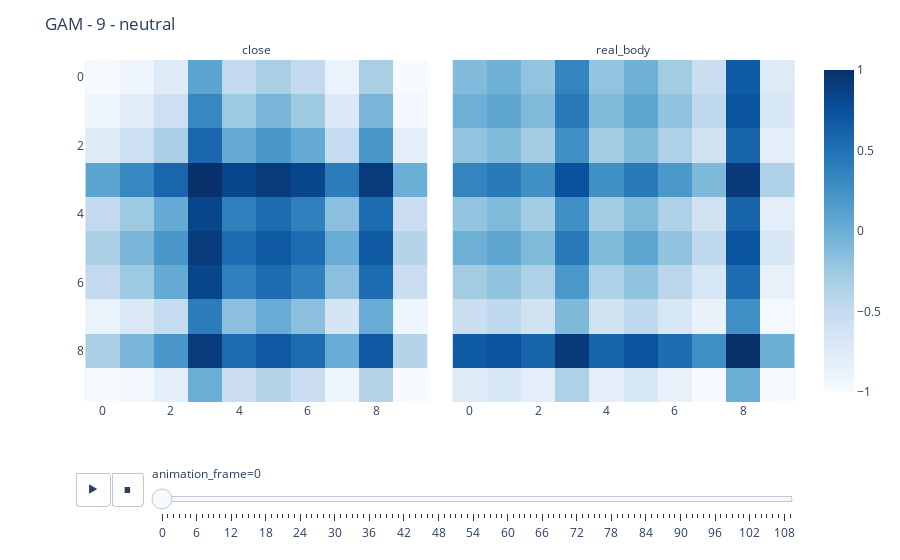

The code cell stored with this chart in its notebook:
### Code cell
# visualise a 1D (closing price and real-body) timeseries 
#  as 2D images (Gramian angular matrix)

# animate all the predicted gams
fig = px.imshow(
    gam_pred,
    animation_frame = 0,  
    facet_col = 3,
    facet_col_wrap = 2,
    color_continuous_scale='blues'
) 

# include the frame number and predicted category in the title
fig.update_layout(
    title=f'GAM - {window_size-1} - {df["prediction"][window_size-1]}',
    autosize=True,
)
for k in range(len(fig.frames)):
    fig.frames[k]['layout'].update(title_text=f'GAF - {k} - {df["prediction"][k+window_size-1]}')

# change the facet labels to reflect the feature being displayed
for a in range(len(fig.layout.annotations)):
    fig.layout.annotations[a].text = feature_list[a]

fig.show()

### Figure 1 — Plotly figure (JSON) as saved in the notebook; plotly's stock layout.template omitted (floating-point values rounded to 4 significant figures)
{"data": [{"coloraxis": "coloraxis", "hovertemplate": "x: %{x}<br>y: %{y}<br>color: %{z}<extra></extra>", "name": "0", "type": "heatmap", "xaxis": "x", "yaxis": "y", "z": [[-0.9862, -0.9119, -0.7611, 0.08321, -0.4817, -0.3221, -0.4817, -0.8714, -0.3221, -0.9965], [-0.9119, -0.7781, -0.5719, 0.3331, -0.2439, -0.07161, -0.2439, -0.7186, -0.07161, -0.9429], [-0.7611, -0.5719, -0.3202, 0.583, 0.03646, 0.2096, 0.03646, -0.496, 0.2096, -0.8125], [0.08321, 0.3331, 0.583, 1, 0.8332, 0.9166, 0.8332, 0.4164, 0.9166, 0], [-0.4817, -0.2439, 0.03646, 0.8332, 0.3884, 0.5427, 0.3884, -0.1559, 0.5427, -0.553], [-0.3221, -0.07161, 0.2096, 0.9166, 0.5427, 0.6804, 0.5427, 0.01821, 0.6804, -0.3997], [-0.4817, -0.2439, 0.03646, 0.8332, 0.3884, 0.5427, 0.3884, -0.1559, 0.5427, -0.553], [-0.8714, -0.7186, -0.496, 0.4164, -0.1559, 0.01821, -0.1559, -0.6533, 0.01821, -0.9092], [-0.3221, -0.07161, 0.2096, 0.9166, 0.5427, 0.6804, 0.5427, 0.01821, 0.6804, -0.3997], [-0.9965, -0.9429, -0.8125, 0, -0.553, -0.3997, -0.553, -0.9092, -0.3997, -1]]}, {"coloraxis": "coloraxis", "hovertemplate": "x: %{x}<br>y: %{y}<br>color: %{z}<extra></extra>", "name": "1", "type": "heatmap", "xaxis": "x2", "yaxis": "y2", "z": [[-0.112, -0.01872, -0.197, 0.3543, -0.197, -0.01834, -0.2757, -0.5413, 0.6663, -0.7456], [-0.01872, 0.07469, -0.1046, 0.4401, -0.1046, 0.07507, -0.1848, -0.4604, 0.733, -0.6802], [-0.197, -0.1046, -0.2805, 0.2726, -0.2805, -0.1042, -0.3573, -0.6115, 0.5998, -0.8002], [0.3543, 0.4401, 0.2726, 0.7424, 0.2726, 0.4404, 0.1938, -0.09737, 0.9334, -0.3589], [-0.197, -0.1046, -0.2805, 0.2726, -0.2805, -0.1042, -0.3573, -0.6115, 0.5998, -0.8002], [-0.01834, 0.07507, -0.1042, 0.4404, -0.1042, 0.07544, -0.1844, -0.4601, 0.7333, -0.6799], [-0.2757, -0.1848, -0.3573, 0.1938, -0.3573, -0.1844, -0.4318, -0.6736, 0.533, -0.8461], [-0.5413, -0.4604, -0.6115, -0.09737, -0.6115, -0.4601, -0.6736, -0.8581, 0.2663, -0.9639], [0.6663, 0.733, 0.5998, 0.9334, 0.5998, 0.7333, 0.533, 0.2663, 1, 0], [-0.7456, -0.6802, -0.8002, -0.3589, -0.8002, -0.6799, -0.8461, -0.9639, 0, -1]]}], "layout": {"annotations": [{"font": {}, "showarrow": false, "text": "close", "x": 0.245, "xanchor": "center", "xref": "paper", "y": 1, "yanchor": "bottom", "yref": "paper"}, {"font": {}, "showarrow": false, "text": "real_body", "x": 0.755, "xanchor": "center", "xref": "paper", "y": 1, "yanchor": "bottom", "yref": "paper"}], "autosize": true, "coloraxis": {"colorscale": [[0, "rgb(247,251,255)"], [0.125, "rgb(222,235,247)"], [0.25, "rgb(198,219,239)"], [0.375, "rgb(158,202,225)"], [0.5, "rgb(107,174,214)"], [0.625, "rgb(66,146,198)"], [0.75, "rgb(33,113,181)"], [0.875, "rgb(8,81,156)"], [1, "rgb(8,48,107)"]]}, "margin": {"t": 60}, "sliders": [{"active": 0, "currentvalue": {"prefix": "animation_frame="}, "len": 0.9, "pad": {"b": 10, "t": 60}, "steps": [{"args": [["0"], {"frame": {"duration": 0, "redraw": true}, "fromcurrent": true, "mode": "immediate", "transition": {"duration": 0, "easing": "linear"}}], "label": "0", "method": "animate"}, {"args": [["1"], {"frame": {"duration": 0, "redraw": true}, "fromcurrent": true, "mode": "immediate", "transition": {"duration": 0, "easing": "linear"}}], "label": "1", "method": "animate"}, {"args": [["2"], {"frame": {"duration": 0, "redraw": true}, "fromcurrent": true, "mode": "immediate", "transition": {"duration": 0, "easing": "linear"}}], "label": "2", "method": "animate"}, {"args": [["3"], {"frame": {"duration": 0, "redraw": true}, "fromcurrent": true, "mode": "immediate", "transition": {"duration": 0, "easing": "linear"}}], "label": "3", "method": "animate"}, {"args": [["4"], {"frame": {"duration": 0, "redraw": true}, "fromcurrent": true, "mode": "immediate", "transition": {"duration": 0, "easing": "linear"}}], "label": "4", "method": "animate"}, {"args": [["5"], {"frame": {"duration": 0, "redraw": true}, "fromcurrent": true, "mode": "immediate", "transition": {"duration": 0, "easing": "linear"}}], "label": "5", "method": "animate"}, {"args": [["6"], {"frame": {"duration": 0, "redraw": true}, "fromcurrent": true, "mode": "immediate", "transition": {"duration": 0, "easing": "linear"}}], "label": "6", "method": "animate"}, {"args": [["7"], {"frame": {"duration": 0, "redraw": true}, "fromcurrent": true, "mode": "immediate", "transition": {"duration": 0, "easing": "linear"}}], "label": "7", "method": "animate"}, {"args": [["8"], {"frame": {"duration": 0, "redraw": true}, "fromcurrent": true, "mode": "immediate", "transition": {"duration": 0, "easing": "linear"}}], "label": "8", "method": "animate"}, {"args": [["9"], {"frame": {"duration": 0, "redraw": true}, "fromcurrent": true, "mode": "immediate", "transition": {"duration": 0, "easing": "linear"}}], "label": "9", "method": "animate"}, {"args": [["10"], {"frame": {"duration": 0, "redraw": true}, "fromcurrent": true, "mode": "immediate", "transition": {"duration": 0, "easing": "linear"}}], "label": "10", "method": "animate"}, {"args": [["11"], {"frame": {"duration": 0, "redraw": true}, "fromcurrent": true, "mode": "immediate", "transition": {"duration": 0, "easing": "linear"}}], "label": "11", "method": "animate"}, {"args": [["12"], {"frame": {"duration": 0, "redraw": true}, "fromcurrent": true, "mode": "immediate", "transition": {"duration": 0, "easing": "linear"}}], "label": "12", "method": "animate"}, {"args": [["13"], {"frame": {"duration": 0, "redraw": true}, "fromcurrent": true, "mode": "immediate", "transition": {"duration": 0, "easing": "linear"}}], "label": "13", "method": "animate"}, {"args": [["14"], {"frame": {"duration": 0, "redraw": true}, "fromcurrent": true, "mode": "immediate", "transition": {"duration": 0, "easing": "linear"}}], "label": "14", "method": "animate"}, {"args": [["15"], {"frame": {"duration": 0, "redraw": true}, "fromcurrent": true, "mode": "immediate", "transition": {"duration": 0, "easing": "linear"}}], "label": "15", "method": "animate"}, {"args": [["16"], {"frame": {"duration": 0, "redraw": true}, "fromcurrent": true, "mode": "immediate", "transition": {"duration": 0, "easing": "linear"}}], "label": "16", "method": "animate"}, {"args": [["17"], {"frame": {"duration": 0, "redraw": true}, "fromcurrent": true, "mode": "immediate", "transition": {"duration": 0, "easing": "linear"}}], "label": "17", "method": "animate"}, {"args": [["18"], {"frame": {"duration": 0, "redraw": true}, "fromcurrent": true, "mode": "immediate", "transition": {"duration": 0, "easing": "linear"}}], "label": "18", "method": "animate"}, {"args": [["19"], {"frame": {"duration": 0, "redraw": true}, "fromcurrent": true, "mode": "immediate", "transition": {"duration": 0, "easing": "linear"}}], "label": "19", "method": "animate"}, {"args": [["20"], {"frame": {"duration": 0, "redraw": true}, "fromcurrent": true, "mode": "immediate", "transition": {"duration": 0, "easing": "linear"}}], "label": "20", "method": "animate"}, {"args": [["21"], {"frame": {"duration": 0, "redraw": true}, "fromcurrent": true, "mode": "immediate", "transition": {"duration": 0, "easing": "linear"}}], "label": "21", "method": "animate"}, {"args": [["22"], {"frame": {"duration": 0, "redraw": true}, "fromcurrent": true, "mode": "immediate", "transition": {"duration": 0, "easing": "linear"}}], "label": "22", "method": "animate"}, {"args": [["23"], {"frame": {"duration": 0, "redraw": true}, "fromcurrent": true, "mode": "immediate", "transition": {"duration": 0, "easing": "linear"}}], "label": "23", "method": "animate"}, {"args": [["24"], {"frame": {"duration": 0, "redraw": true}, "fromcurrent": true, "mode": "immediate", "transition": {"duration": 0, "easing": "linear"}}], "label": "24", "method": "animate"}, {"args": [["25"], {"frame": {"duration": 0, "redraw": true}, "fromcurrent": true, "mode": "immediate", "transition": {"duration": 0, "easing": "linear"}}], "label": "25", "method": "animate"}, {"args": [["26"], {"frame": {"duration": 0, "redraw": true}, "fromcurrent": true, "mode": "immediate", "transition": {"duration": 0, "easing": "linear"}}], "label": "26", "method": "animate"}, {"args": [["27"], {"frame": {"duration": 0, "redraw": true}, "fromcurrent": true, "mode": "immediate", "transition": {"duration": 0, "easing": "linear"}}], "label": "27", "method": "animate"}, {"args": [["28"], {"frame": {"duration": 0, "redraw": true}, "fromcurrent": true, "mode": "immediate", "transition": {"duration": 0, "easing": "linear"}}], "label": "28", "method": "animate"}, {"args": [["29"], {"frame": {"duration": 0, "redraw": true}, "fromcurrent": true, "mode": "immediate", "transition": {"duration": 0, "easing": "linear"}}], "label": "29", "method": "animate"}, {"args": [["30"], {"frame": {"duration": 0, "redraw": true}, "fromcurrent": true, "mode": "immediate", "transition": {"duration": 0, "easing": "linear"}}], "label": "30", "method": "animate"}, {"args": [["31"], {"frame": {"duration": 0, "redraw": true}, "fromcurrent": true, "mode": "immediate", "transition": {"duration": 0, "easing": "linear"}}], "label": "31", "method": "animate"}, {"args": [["32"], {"frame": {"duration": 0, "redraw": true}, "fromcurrent": true, "mode": "immediate", "transition": {"duration": 0, "easing": "linear"}}], "label": "32", "method": "animate"}, {"args": [["33"], {"frame": {"duration": 0, "redraw": true}, "fromcurrent": true, "mode": "immediate", "transition": {"duration": 0, "easing": "linear"}}], "label": "33", "method": "animate"}, {"args": [["34"], {"frame": {"duration": 0, "redraw": true}, "fromcurrent": true, "mode": "immediate", "transition": {"duration": 0, "easing": "linear"}}], "label": "34", "method": "animate"}, {"args": [["35"], {"frame": {"duration": 0, "redraw": true}, "fromcurrent": true, "mode": "immediate", "transition": {"duration": 0, "easing": "linear"}}], "label": "35", "method": "animate"}, {"args": [["36"], {"frame": {"duration": 0, "redraw": true}, "fromcurrent": true, "mode": "immediate", "transition": {"duration": 0, "easing": "linear"}}], "label": "36", "method": "animate"}, {"args": [["37"], {"frame": {"duration": 0, "redraw": true}, "fromcurrent": true, "mode": "immediate", "transition": {"duration": 0, "easing": "linear"}}], "label": "37", "method": "animate"}, {"args": [["38"], {"frame": {"duration": 0, "redraw": true}, "fromcurrent": true, "mode": "immediate", "transition": {"duration": 0, "easing": "linear"}}], "label": "38", "method": "animate"}, {"args": [["39"], {"frame": {"duration": 0, "redraw": true}, "fromcurrent": true, "mode": "immediate", "transition": {"duration": 0, "easing": "linear"}}], "label": "39", "method": "animate"}, {"args": [["40"], {"frame": {"duration": 0, "redraw": true}, "fromcurrent": true, "mode": "immediate", "transition": {"duration": 0, "easing": "linear"}}], "label": "40", "method": "animate"}, {"args": [["41"], {"frame": {"duration": 0, "redraw": true}, "fromcurrent": true, "mode": "immediate", "transition": {"duration": 0, "easing": "linear"}}], "label": "41", "method": "animate"}, {"args": [["42"], {"frame": {"duration": 0, "redraw": true}, "fromcurrent": true, "mode": "immediate", "transition": {"duration": 0, "easing": "linear"}}], "label": "42", "method": "animate"}, {"args": [["43"], {"frame": {"duration": 0, "redraw": true}, "fromcurrent": true, "mode": "immediate", "transition": {"duration": 0, "easing": "linear"}}], "label": "43", "method": "animate"}, {"args": [["44"], {"frame": {"duration": 0, "redraw": true}, "fromcurrent": true, "mode": "immediate", "transition": {"duration": 0, "easing": "linear"}}], "label": "44", "method": "animate"}, {"args": [["45"], {"frame": {"duration": 0, "redraw": true}, "fromcurrent": true, "mode": "immediate", "transition": {"duration": 0, "easing": "linear"}}], "label": "45", "method": "animate"}, {"args": [["46"], {"frame": {"duration": 0, "redraw": true}, "fromcurrent": true, "mode": "immediate", "transition": {"duration": 0, "easing": "linear"}}], "label": "46", "method": "animate"}, {"args": [["47"], {"frame": {"duration": 0, "redraw": true}, "fromcurrent": true, "mode": "immediate", "transition": {"duration": 0, "easing": "linear"}}], "label": "47", "method": "animate"}, {"args": [["48"], {"frame": {"duration": 0, "redraw": true}, "fromcurrent": true, "mode": "immediate", "transition": {"duration": 0, "easing": "linear"}}], "label": "48", "method": "animate"}, {"args": [["49"], {"frame": {"duration": 0, "redraw": true}, "fromcurrent": true, "mode": "immediate", "transition": {"duration": 0, "easing": "linear"}}], "label": "49", "method": "animate"}, {"args": [["50"], {"frame": {"duration": 0, "redraw": true}, "fromcurrent": true, "mode": "immediate", "transition": {"duration": 0, "easing": "linear"}}], "label": "50", "method": "animate"}, {"args": [["51"], {"frame": {"duration": 0, "redraw": true}, "fromcurrent": true, "mode": "immediate", "transition": {"duration": 0, "easing": "linear"}}], "label": "51", "method": "animate"}, {"args": [["52"], {"frame": {"duration": 0, "redraw": true}, "fromcurrent": true, "mode": "immediate", "transition": {"duration": 0, "easing": "linear"}}], "label": "52", "method": "animate"}, {"args": [["53"], {"frame": {"duration": 0, "redraw": true}, "fromcurrent": true, "mode": "immediate", "transition": {"duration": 0, "easing": "linear"}}], "label": "53", "method": "animate"}, {"args": [["54"], {"frame": {"duration": 0, "redraw": true}, "fromcurrent": true, "mode": "immediate", "transition": {"duration": 0, "easing": "linear"}}], "label": "54", "method": "animate"}, {"args": [["55"], {"frame": {"duration": 0, "redraw": true}, "fromcurrent": true, "mode": "immediate", "transition": {"duration": 0, "easing": "linear"}}], "label": "55", "method": "animate"}, {"args": [["56"], {"frame": {"duration": 0, "redraw": true}, "fromcurrent": true, "mode": "immediate", "transition": {"duration": 0, "easing": "linear"}}], "label": "56", "method": "animate"}, {"args": [["57"], {"frame": {"duration": 0, "redraw": true}, "fromcurrent": true, "mode": "immediate", "transition": {"duration": 0, "easing": "linear"}}], "label": "57", "method": "animate"}, {"args": [["58"], {"frame": {"duration": 0, "redraw": true}, "fromcurrent": true, "mode": "immediate", "transition": {"duration": 0, "easing": "linear"}}], "label": "58", "method": "animate"}, {"args": [["59"], {"frame": {"duration": 0, "redraw": true}, "fromcurrent": true, "mode": "immediate", "transition": {"duration": 0, "easing": "linear"}}], "label": "59", "method": "animate"}, {"args": [["60"], {"frame": {"duration": 0, "redraw": true}, "fromcurrent": true, "mode": "immediate", "transition": {"duration": 0, "easing": "linear"}}], "label": "60", "method": "animate"}, {"args": [["61"], {"frame": {"duration": 0, "redraw": true}, "fromcurrent": true, "mode": "immediate", "transition": {"duration": 0, "easing": "linear"}}], "label": "61", "method": "animate"}, {"args": [["62"], {"frame": {"duration": 0, "redraw": true}, "fromcurrent": true, "mode": "immediate", "transition": {"duration": 0, "easing": "linear"}}], "label": "62", "method": "animate"}, {"args": [["63"], {"frame": {"duration": 0, "redraw": true}, "fromcurrent": true, "mode": "immediate", "transition": {"duration": 0, "easing": "linear"}}], "label": "63", "method": "animate"}, {"args": [["64"], {"frame": {"duration": 0, "redraw": true}, "fromcurrent": true, "mode": "immediate", "transition": {"duration": 0, "easing": "linear"}}], "label": "64", "method": "animate"}, {"args": [["65"], {"frame": {"duration": 0, "redraw": true}, "fromcurrent": true, "mode": "immediate", "transition": {"duration": 0, "easing": "linear"}}], "label": "65", "method": "animate"}, {"args": [["66"], {"frame": {"duration": 0, "redraw": true}, "fromcurrent": true, "mode": "immediate", "transition": {"duration": 0, "easing": "linear"}}], "label": "66", "method": "animate"}, {"args": [["67"], {"frame": {"duration": 0, "redraw": true}, "fromcurrent": true, "mode": "immediate", "transition": {"duration": 0, "easing": "linear"}}], "label": "67", "method": "animate"}, {"args": [["68"], {"frame": {"duration": 0, "redraw": true}, "fromcurrent": true, "mode": "immediate", "transition": {"duration": 0, "easing": "linear"}}], "label": "68", "method": "animate"}, {"args": [["69"], {"frame": {"duration": 0, "redraw": true}, "fromcurrent": true, "mode": "immediate", "transition": {"duration": 0, "easing": "linear"}}], "label": "69", "method": "animate"}, {"args": [["70"], {"frame": {"duration": 0, "redraw": true}, "fromcurrent": true, "mode": "immediate", "transition": {"duration": 0, "easing": "linear"}}], "label": "70", "method": "animate"}, {"args": [["71"], {"frame": {"duration": 0, "redraw": true}, "fromcurrent": true, "mode": "immediate", "transition": {"duration": 0, "easing": "linear"}}], "label": "71", "method": "animate"}, {"args": [["72"], {"frame": {"duration": 0, "redraw": true}, "fromcurrent": true, "mode": "immediate", "transition": {"duration": 0, "easing": "linear"}}], "label": "72", "method": "animate"}, {"args": [["73"], {"frame": {"duration": 0, "redraw": true}, "fromcurrent": true, "mode": "immediate", "transition": {"duration": 0, "easing": "linear"}}], "label": "73", "method": "animate"}, {"args": [["74"], {"frame": {"duration": 0, "redraw": true}, "fromcurrent": true, "mode": "immediate", "transition": {"duration": 0, "easing": "linear"}}], "label": "74", "method": "animate"}, {"args": [["75"], {"frame": {"duration": 0, "redraw": true}, "fromcurrent": true, "mode": "immediate", "transition": {"duration": 0, "easing": "linear"}}], "label": "75", "method": "animate"}, {"args": [["76"], {"frame": {"duration": 0, "redraw": true}, "fromcurrent": true, "mode": "immediate", "transition": {"duration": 0, "easing": "linear"}}], "label": "76", "method": "animate"}, {"args": [["77"], {"frame": {"duration": 0, "redraw": true}, "fromcurrent": true, "mode": "immediate", "transition": {"duration": 0, "easing": "linear"}}], "label": "77", "method": "animate"}, {"args": [["78"], {"frame": {"duration": 0, "redraw": true}, "fromcurrent": true, "mode": "immediate", "transition": {"duration": 0, "easing": "linear"}}], "label": "78", "method": "animate"}, {"args": [["79"], {"frame": {"duration": 0, "redraw": true}, "fromcurrent": true, "mode": "immediate", "transition": {"duration": 0, "easing": "linear"}}], "label": "79", "method": "animate"}, {"args": [["80"], {"frame": {"duration": 0, "redraw": true}, "fromcurrent": true, "mode": "immediate", "transition": {"duration": 0, "easing": "linear"}}], "label": "80", "method": "animate"}, {"args": [["81"], {"frame": {"duration": 0, "redraw": true}, "fromcurrent": true, "mode": "immediate", "transition": {"duration": 0, "easing": "linear"}}], "label": "81", "method": "animate"}, {"args": [["82"], {"frame": {"duration": 0, "redraw": true}, "fromcurrent": true, "mode": "immediate", "transition": {"duration": 0, "easing": "linear"}}], "label": "82", "method": "animate"}, {"args": [["83"], {"frame": {"duration": 0, "redraw": true}, "fromcurrent": true, "mode": "immediate", "transition": {"duration": 0, "easing": "linear"}}], "label": "83", "method": "animate"}, {"args": [["84"], {"frame": {"duration": 0, "redraw": true}, "fromcurrent": true, "mode": "immediate", "transition": {"duration": 0, "easing": "linear"}}], "label": "84", "method": "animate"}, {"args": [["85"], {"frame": {"duration": 0, "redraw": true}, "fromcurrent": true, "mode": "immediate", "transition": {"duration": 0, "easing": "linear"}}], "label": "85", "method": "animate"}, {"args": [["86"], {"frame": {"duration": 0, "redraw": true}, "fromcurrent": true, "mode": "immediate", "transition": {"duration": 0, "easing": "linear"}}], "label": "86", "method": "animate"}, {"args": [["87"], {"frame": {"duration": 0, "redraw": true}, "fromcurrent": true, "mode": "immediate", "transition": {"duration": 0, "easing": "linear"}}], "label": "87", "method": "animate"}, {"args": [["88"], {"frame": {"duration": 0, "redraw": true}, "fromcurrent": true, "mode": "immediate", "transition": {"duration": 0, "easing": "linear"}}], "label": "88", "method": "animate"}, {"args": [["89"], {"frame": {"duration": 0, "redraw": true}, "fromcurrent": true, "mode": "immediate", "transition": {"duration": 0, "easing": "linear"}}], "label": "89", "method": "animate"}, {"args": [["90"], {"frame": {"duration": 0, "redraw": true}, "fromcurrent": true, "mode": "immediate", "transition": {"duration": 0, "easing": "linear"}}], "label": "90", "method": "animate"}, {"args": [["91"], {"frame": {"duration": 0, "redraw": true}, "fromcurrent": true, "mode": "immediate", "transition": {"duration": 0, "easing": "linear"}}], "label": "91", "method": "animate"}, {"args": [["92"], {"frame": {"duration": 0, "redraw": true}, "fromcurrent": true, "mode": "immediate", "transition": {"duration": 0, "easing": "linear"}}], "label": "92", "method": "animate"}, {"args": [["93"], {"frame": {"duration": 0, "redraw": true}, "fromcurrent": true, "mode": "immediate", "transition": {"duration": 0, "easing": "linear"}}], "label": "93", "method": "animate"}, {"args": [["94"], {"frame": {"duration": 0, "redraw": true}, "fromcurrent": true, "mode": "immediate", "transition": {"duration": 0, "easing": "linear"}}], "label": "94", "method": "animate"}, {"args": [["95"], {"frame": {"duration": 0, "redraw": true}, "fromcurrent": true, "mode": "immediate", "transition": {"duration": 0, "easing": "linear"}}], "label": "95", "method": "animate"}, {"args": [["96"], {"frame": {"duration": 0, "redraw": true}, "fromcurrent": true, "mode": "immediate", "transition": {"duration": 0, "easing": "linear"}}], "label": "96", "method": "animate"}, {"args": [["97"], {"frame": {"duration": 0, "redraw": true}, "fromcurrent": true, "mode": "immediate", "transition": {"duration": 0, "easing": "linear"}}], "label": "97", "method": "animate"}, {"args": [["98"], {"frame": {"duration": 0, "redraw": true}, "fromcurrent": true, "mode": "immediate", "transition": {"duration": 0, "easing": "linear"}}], "label": "98", "method": "animate"}, {"args": [["99"], {"frame": {"duration": 0, "redraw": true}, "fromcurrent": true, "mode": "immediate", "transition": {"duration": 0, "easing": "linear"}}], "label": "99", "method": "animate"}, {"args": [["100"], {"frame": {"duration": 0, "redraw": true}, "fromcurrent": true, "mode": "immediate", "transition": {"duration": 0, "easing": "linear"}}], "label": "100", "method": "animate"}, {"args": [["101"], {"frame": {"duration": 0, "redraw": true}, "fromcurrent": true, "mode": "immediate", "transition": {"duration": 0, "easing": "linear"}}], "label": "101", "method": "animate"}, {"args": [["102"], {"frame": {"duration": 0, "redraw": true}, "fromcurrent": true, "mode": "immediate", "transition": {"duration": 0, "easing": "linear"}}], "label": "102", "method": "animate"}, {"args": [["103"], {"frame": {"duration": 0, "redraw": true}, "fromcurrent": true, "mode": "immediate", "transition": {"duration": 0, "easing": "linear"}}], "label": "103", "method": "animate"}, {"args": [["104"], {"frame": {"duration": 0, "redraw": true}, "fromcurrent": true, "mode": "immediate", "transition": {"duration": 0, "easing": "linear"}}], "label": "104", "method": "animate"}, {"args": [["105"], {"frame": {"duration": 0, "redraw": true}, "fromcurrent": true, "mode": "immediate", "transition": {"duration": 0, "easing": "linear"}}], "label": "105", "method": "animate"}, {"args": [["106"], {"frame": {"duration": 0, "redraw": true}, "fromcurrent": true, "mode": "immediate", "transition": {"duration": 0, "easing": "linear"}}], "label": "106", "method": "animate"}, {"args": [["107"], {"frame": {"duration": 0, "redraw": true}, "fromcurrent": true, "mode": "immediate", "transition": {"duration": 0, "easing": "linear"}}], "label": "107", "method": "animate"}, {"args": [["108"], {"frame": {"duration": 0, "redraw": true}, "fromcurrent": true, "mode": "immediate", "transition": {"duration": 0, "easing": "linear"}}], "label": "108", "method": "animate"}, {"args": [["109"], {"frame": {"duration": 0, "redraw": true}, "fromcurrent": true, "mode": "immediate", "transition": {"duration": 0, "easing": "linear"}}], "label": "109", "method": "animate"}], "x": 0.1, "xanchor": "left", "y": 0, "yanchor": "top"}], "title": {"text": "GAM - 9 - neutral"}, "updatemenus": [{"buttons": [{"args": [null, {"frame": {"duration": 500, "redraw": true}, "fromcurrent": true, "mode": "immediate", "transition": {"duration": 500, "easing": "linear"}}], "label": "&#9654;", "method": "animate"}, {"args": [[null], {"frame": {"duration": 0, "redraw": true}, "fromcurrent": true, "mode": "immediate", "transition": {"duration": 0, "easing": "linear"}}], "label": "&#9724;", "method": "animate"}], "direction": "left", "pad": {"r": 10, "t": 70}, "showactive": false, "type": "buttons", "x": 0.1, "xanchor": "right", "y": 0, "yanchor": "top"}], "xaxis": {"anchor": "y", "constrain": "domain", "domain": [0, 0.49], "scaleanchor": "y"}, "xaxis2": {"anchor": "y2", "domain": [0.51, 1], "matches": "x"}, "yaxis": {"anchor": "x", "autorange": "reversed", "constrain": "domain", "domain": [0, 1]}, "yaxis2": {"anchor": "x2", "domain": [0, 1], "matches": "y", "showticklabels": false}}}
